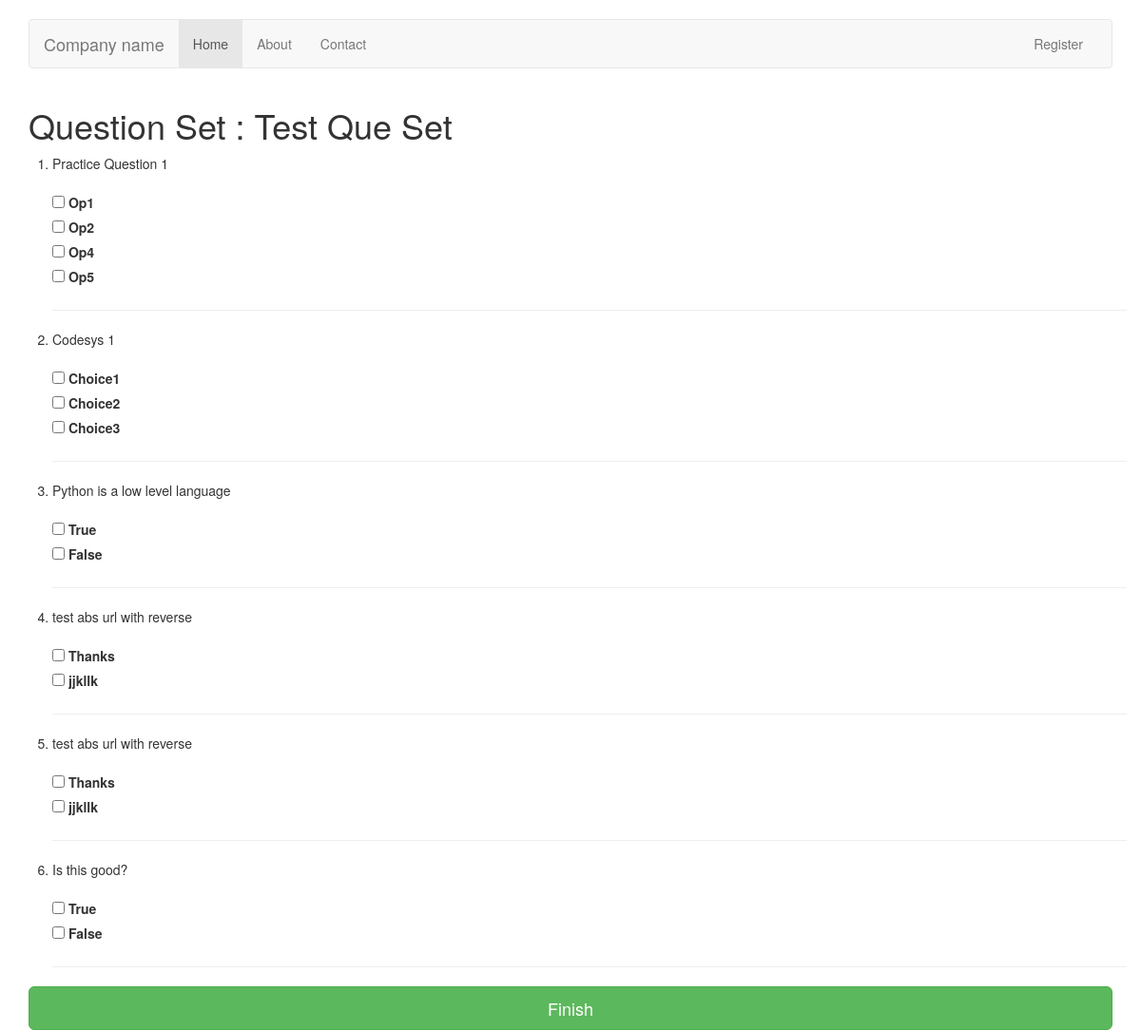
Page /qset/1/ on the committed database.
### Evaluator/models.py (models this page shows, shortened)
class QuestionSet(models.Model):
    name = models.CharField(max_length=200, default='QuestionSet')
    times_taken = models.IntegerField(default=0, editable=False)

class Question(models.Model):
    description = models.CharField('Description', max_length=300)
    difficulty_choice = (
        ('H', 'Hard'),
        ('M', 'Medium'),
        ('E', 'Easy'),
    )
    difficulty = models.CharField(
        max_length=3,
        choices=difficulty_choice,
        default='M'
                    )
    skill = models.ForeignKey(Skill, null=True)
    qset = models.ManyToManyField(QuestionSet)
    def __str__(self):  # __unicode__ on Python 2
        return "{0}".format(self.description)

class Answer(models.Model):
    detail = models.CharField(max_length=128, verbose_name=u'Answer\'s text')
    question = models.ForeignKey(Question, null=True)
    correct = models.BooleanField('Correct', default=True)

### Evaluator/views.py (the view)
# urls.py: url(r'^qset/(?P<qset_pk>\d+)/$', views.question_set_details, name='question_set_details'),
def question_set_details(request, qset_pk):
    question_set = QuestionSet.objects.get(pk=qset_pk)
    questions = Question.objects.filter(qset=question_set)
    return render(request, 'qset_details.html', {'question_set': question_set, 'questions':questions})

### Evaluator/templates/qset_details.html
{% extends 'base.html' %}
{% block content %}
<h1>Question Set : {{question_set.name}}</h1>
<div class="row">
    <ol>
	{% for question in questions %}
		<li>{{ question }}</li>
		<br>
		{% for option in question.answer_set.all %}
        	<input type="checkbox" name="option" id="option{{forloop.counter}}" value="choice.id">
	    	<label for="option{{forloop.counter}}">{{ option.detail }}</label><br>
    	{% endfor %}
    	<hr class="hr">
	{% endfor %}
    </ol>
</div>
<input type="submit" value="Finish" class="btn btn-success btn-lg btn-block" />
{% endblock %}

### rows in the picture
QuestionSet: name "Test Que Set"
Question: description "Practice Question 1"
Answer: detail "Op1"
Answer: detail "Op2"
Answer: detail "Op4"
Answer: detail "Op5"
Question: description "Codesys 1"
Answer: detail "Choice1"
Answer: detail "Choice2"
Answer: detail "Choice3"
Question: description "Python is a low level language"
Answer: detail "True"
Answer: detail "False"
Question: description "test abs url with reverse"
Answer: detail "Thanks"
Answer: detail "jjkllk"
Question: description "test abs url with reverse"
Answer: detail "Thanks"
Answer: detail "jjkllk"
Question: description "Is this good?"
Answer: detail "True"
Answer: detail "False"
